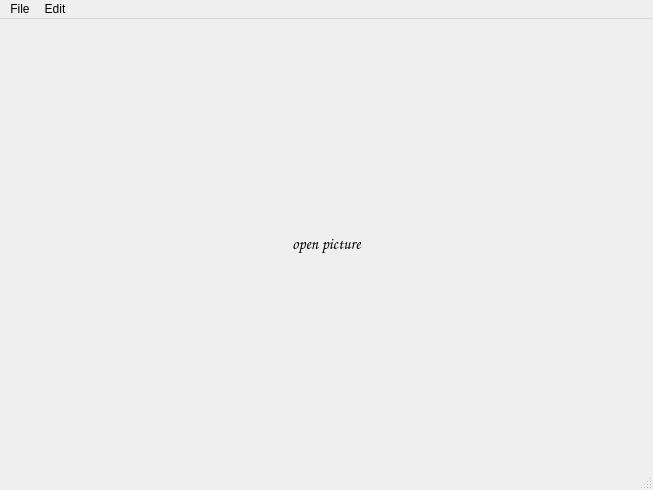
<?xml version="1.0" encoding="UTF-8"?>
<ui version="4.0">
 <class>MainWindow</class>
 <widget class="QMainWindow" name="MainWindow">
  <property name="geometry">
   <rect>
    <x>0</x>
    <y>0</y>
    <width>653</width>
    <height>490</height>
   </rect>
  </property>
  <property name="sizePolicy">
   <sizepolicy hsizetype="Preferred" vsizetype="Preferred">
    <horstretch>0</horstretch>
    <verstretch>0</verstretch>
   </sizepolicy>
  </property>
  <property name="windowTitle">
   <string>MainWindow</string>
  </property>
  <widget class="QWidget" name="centralWidget">
   <property name="sizePolicy">
    <sizepolicy hsizetype="Preferred" vsizetype="Preferred">
     <horstretch>0</horstretch>
     <verstretch>0</verstretch>
    </sizepolicy>
   </property>
   <layout class="QGridLayout" name="gridLayout">
    <property name="leftMargin">
     <number>0</number>
    </property>
    <property name="topMargin">
     <number>0</number>
    </property>
    <property name="rightMargin">
     <number>0</number>
    </property>
    <property name="bottomMargin">
     <number>0</number>
    </property>
    <item row="0" column="0">
     <widget class="QLabel" name="pic_label0">
      <property name="sizePolicy">
       <sizepolicy hsizetype="Ignored" vsizetype="Ignored">
        <horstretch>0</horstretch>
        <verstretch>0</verstretch>
       </sizepolicy>
      </property>
      <property name="font">
       <font>
        <family>Comic Sans MS</family>
        <pointsize>12</pointsize>
        <weight>50</weight>
        <italic>false</italic>
        <bold>false</bold>
       </font>
      </property>
      <property name="cursor">
       <cursorShape>CrossCursor</cursorShape>
      </property>
      <property name="styleSheet">
       <string notr="true">font: 12pt &quot;Comic Sans MS&quot;;</string>
      </property>
      <property name="text">
       <string>open picture</string>
      </property>
      <property name="alignment">
       <set>Qt::AlignCenter</set>
      </property>
      <property name="wordWrap">
       <bool>true</bool>
      </property>
      <property name="margin">
       <number>0</number>
      </property>
      <property name="indent">
       <number>-1</number>
      </property>
     </widget>
    </item>
   </layout>
  </widget>
  <widget class="QMenuBar" name="menuBar">
   <property name="geometry">
    <rect>
     <x>0</x>
     <y>0</y>
     <width>653</width>
     <height>23</height>
    </rect>
   </property>
   <widget class="QMenu" name="menuFile">
    <property name="title">
     <string>File</string>
    </property>
    <addaction name="actionOpen"/>
    <addaction name="actionClose"/>
   </widget>
   <widget class="QMenu" name="menuEdit">
    <property name="title">
     <string>Edit</string>
    </property>
    <addaction name="actionGrey"/>
   </widget>
   <addaction name="menuFile"/>
   <addaction name="menuEdit"/>
  </widget>
  <widget class="QStatusBar" name="statusBar"/>
  <action name="actionOpen">
   <property name="text">
    <string>Open</string>
   </property>
  </action>
  <action name="actionClose">
   <property name="text">
    <string>Close</string>
   </property>
  </action>
  <action name="actionGrey">
   <property name="text">
    <string>Grey</string>
   </property>
  </action>
 </widget>
 <layoutdefault spacing="6" margin="11"/>
 <resources/>
 <connections/>
</ui>
